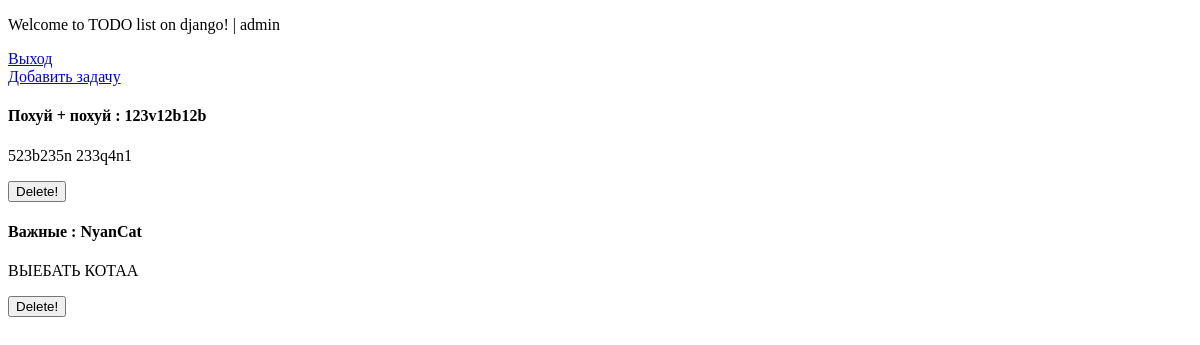
Before: / (signed in) with the older database file.
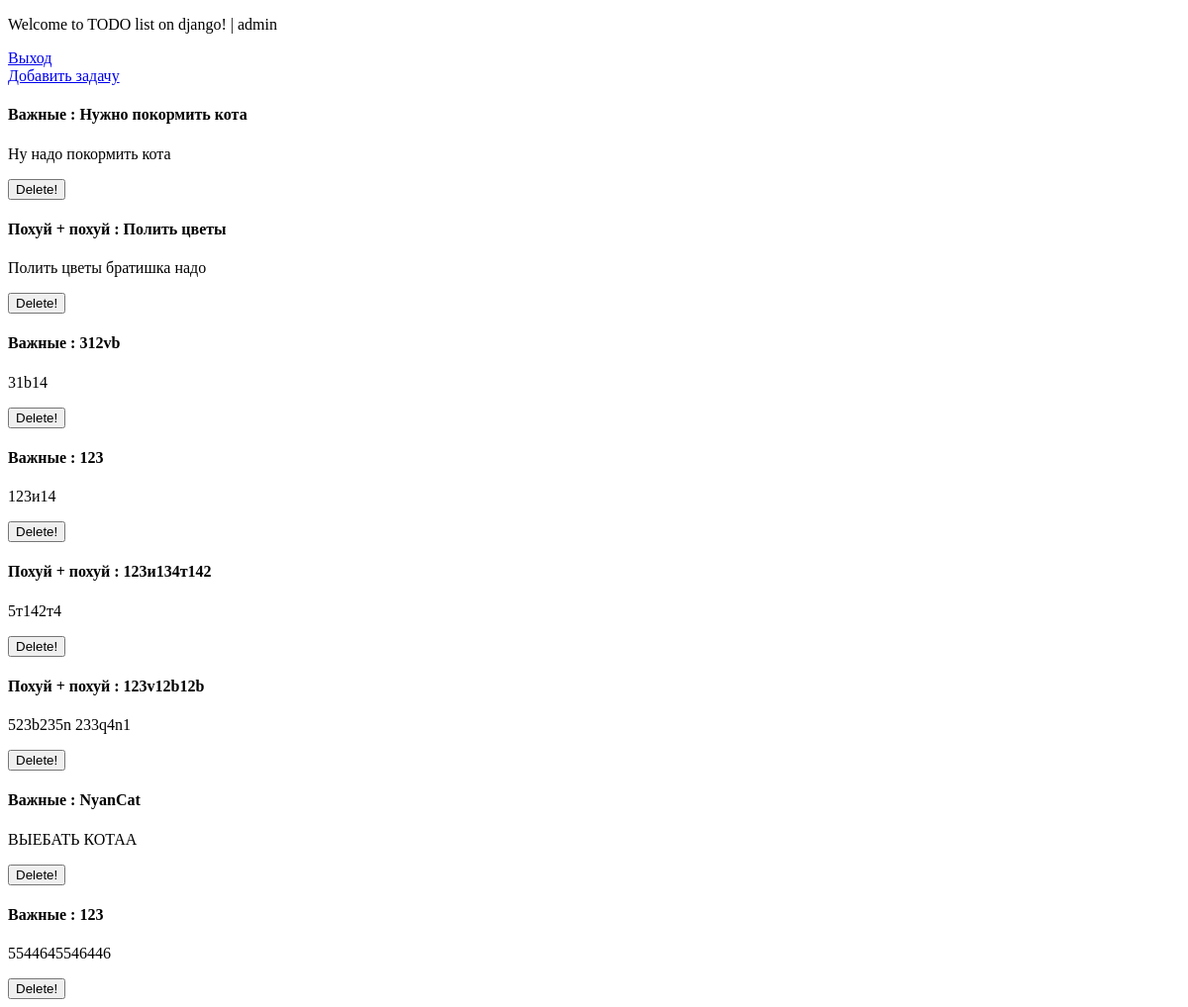
After: the same page with the newer database file.
### src/models.py (models this page shows, shortened)
class Task(models.Model):
    name = models.CharField(max_length=255, blank=False)
    user = models.ForeignKey(User, on_delete=models.CASCADE)
    description = models.TextField(blank=True)
    category = models.ForeignKey(Category, null=True, on_delete=models.SET_NULL)
    disabled = models.BooleanField(default=False)
    created_at = models.DateTimeField(auto_now_add=True)
    update_at = models.DateTimeField(auto_now=True)

class Category(models.Model):
    name = models.CharField(max_length=127)
    def __str__(self):
        return self.name

### src/views.py (the view)
# urls.py: path('', index, name='index'),
def index(request):
    context = {}
    username = None
    if request.user.is_authenticated:
        username = request.user.username
    context.update({"username": username})
    context.update({"title": "Главная!"})
    context.update({"to_do": Task.objects.filter(user=request.user.pk).exclude(disabled=1)})
    return render(request, 'index.html', context=context)

### templates/index.html (shortened to what this page needs)
{% extends 'base.html' %}
{% block content %}
    <div>
        <p>Welcome to TODO list on django! |
            {% if username %}
                {{ username }}
            {% else %}
                Вы не авторизованы
            {% endif %}
        </p>
    </div>
    <div>
        {% if username %}
            <a href="{% url 'logout' %}">Выход</a>
        {% else %}
            <a href="{% url 'login' %}">Вход</a>
            <a href="{% url 'registration' %}">Зарегистрироваться</a>
        {% endif %}
    </div>
    <div>
        {% if username %}
            <a href="{% url 'add-task' %}">Добавить задачу</a>
        {% else %}
            <p>Чтобы добавлять задачи нужно быть авторизованным!</p>
        {% endif %}
        {% for i in to_do %}
            <h4>{{ i.category }} : {{ i.name }}</h4>
            <p>{{ i.description }}
            <form action="{% url 'delete-task' i.id %} ">
                <input type="submit" value="Delete!">
            </form>
        {% endfor %}
    </div>
{% endblock %}

### templates/base.html (shortened to what this page needs)
<!doctype html>
<html lang="ru">
<head>
</head>
<body>
    {% block content %}
    {% endblock %}
</body>
</html>

Changed rows visible on the page:
now on this page (row edited): Task: category "Важные", name "Нужно покормить кота", description "Ну надо покормить кота"
now on this page (row edited): Task: category "Похуй + похуй", name "Полить цветы", description "Полить цветы братишка надо"
now on this page (row edited): Task: category "Важные", name "312vb", description "31b14"
now on this page (row edited): Task: category "Важные", name "123", description "123и14"
now on this page (row edited): Task: category "Похуй + похуй", name "123и134т142", description "5т142т4"
added Task: category "Важные", name "123", description "5544645546446"
